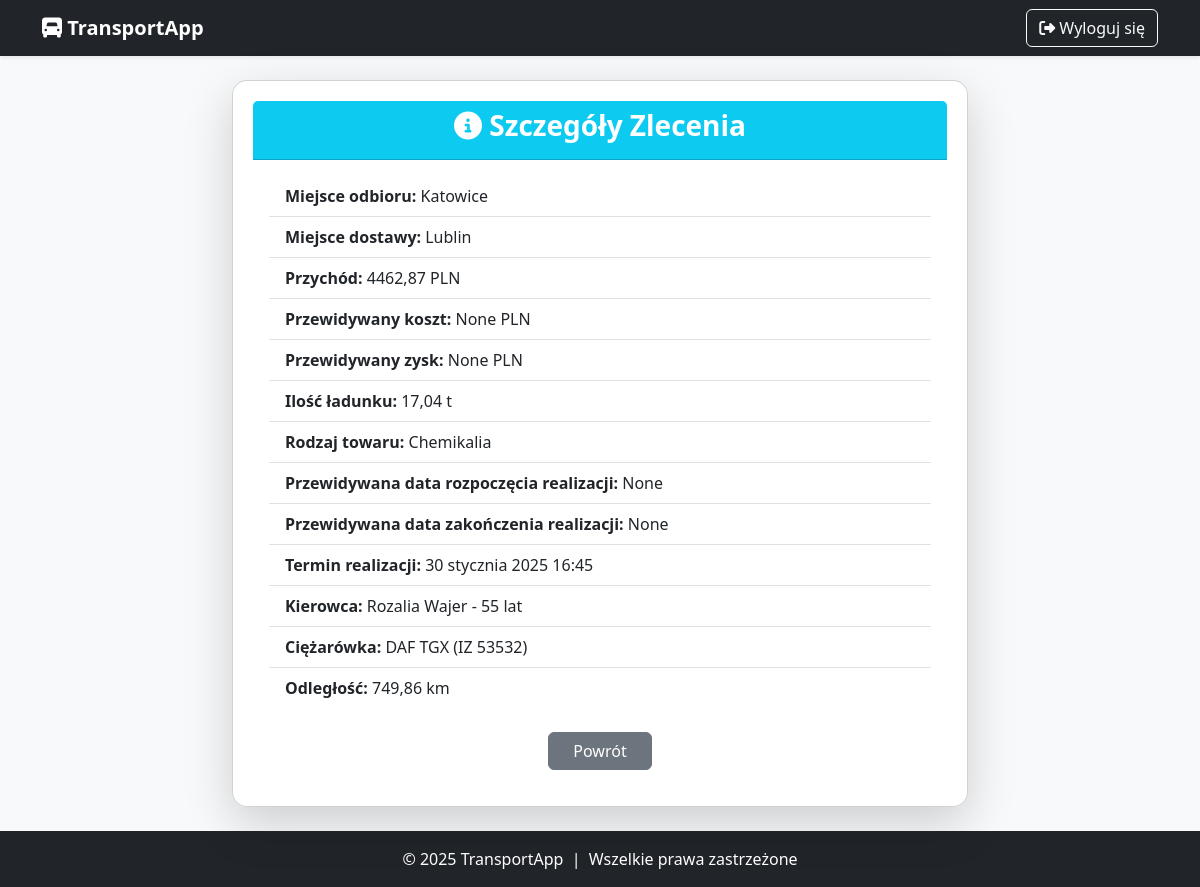
Page /users/zlecenia/14126/szczegoly/ (signed in) on the committed database.
### users/models.py (models this page shows, shortened)
class Zlecenie(models.Model):
    STATUS_CHOICES = [
        ("nie_rozpoczete", "Nie rozpoczęte"),
        ("w_realizacji", "W realizacji"),
        ("zamkniete", "Zamknięte"),
    ]
    id_zlec = models.AutoField(primary_key=True)
    miejsce_odb = models.CharField(max_length=255, verbose_name="Miejsce odbioru")
    miejsce_dost = models.CharField(max_length=255, verbose_name="Miejsce dostawy")
    przychod = models.DecimalField(max_digits=10, decimal_places=2, verbose_name="Przychód (PLN)")
    ilosc_ladunku = models.FloatField(verbose_name="Ilość ładunku (tony)")
    towar = models.CharField(max_length=255, verbose_name="Rodzaj towaru")
    data_otrzymania = models.DateField(verbose_name="Data otrzymania zlecenia")
    termin_realizacji = models.DateTimeField(null=True, blank=True, verbose_name="Termin realizacji")
    kierowca = models.ForeignKey('users.Kierowca', on_delete=models.SET_NULL, null=True, blank=True, verbose_name="Przypisany kierowca")
    ciezarowka = models.ForeignKey('users.Ciezarowka', on_delete=models.SET_NULL, null=True, blank=True, verbose_name="Przypisana ciężarówka")
    status = models.CharField(max_length=15, choices=STATUS_CHOICES, default="nie_rozpoczete", verbose_name="Status zlecenia")
    odleglosc_km = models.DecimalField(max_digits=8, decimal_places=2, null=True, blank=True)
    przewidywana_data_rozpoczecia = models.DateTimeField(null=True, blank=True)
    przewidywany_czas_realizacji = models.DurationField(null=True, blank=True)
    przewidywana_data_zakonczenia = models.DateTimeField(null=True, blank=True)
    przewidywany_koszt = models.DecimalField(max_digits=10, decimal_places=2, null=True, blank=True)
    rzeczywista_data_rozpoczecia = models.DateTimeField(null=True, blank=True,
                                                        verbose_name="Rzeczywista data rozpoczęcia")
    rzeczywista_data_zakonczenia = models.DateTimeField(null=True, blank=True,
                                                        verbose_name="Rzeczywista data zakończenia")
    rzeczywiste_przejechane_km = models.DecimalField(max_digits=8, decimal_places=2, null=True, blank=True,
                                                     verbose_name="Rzeczywiste przejechane km")
    rzeczywiste_spalone_litry = models.DecimalField(max_digits=8, decimal_places=2, null=True, blank=True,
                                                    verbose_name="Rzeczywiste spalone litry paliwa")
    rzeczywisty_koszt = models.DecimalField(max_digits=10, decimal_places=2, null=True, blank=True)
    zysk = models.DecimalField(max_digits=10, decimal_places=2, null=True, blank=True)

class Kierowca(models.Model):
    kier_id = models.AutoField(primary_key=True)
    kier_imie = models.CharField(max_length=100, verbose_name="Imię")
    kier_nazwisko = models.CharField(max_length=100, verbose_name="Nazwisko")
    data_urodzenia = models.DateField(verbose_name="Data urodzenia")
    kier_adres = models.TextField(verbose_name="Adres")
    kier_telefon = models.CharField(max_length=15, verbose_name="Telefon")
    kier_email = models.EmailField(verbose_name="Email")
    kier_lata_dosw = models.IntegerField(verbose_name="Lata doświadczenia")
    kier_przejech_km = models.IntegerField(verbose_name="Przejechane km")
    kier_liczba_wykroczen = models.IntegerField(verbose_name="Liczba wykroczeń")
    stawka_za_km = models.DecimalField(max_digits=6, decimal_places=2, verbose_name="Stawka za km (PLN)", default=1.50)
    def oblicz_wiek(self):
        today = date.today()
        return today.year - self.data_urodzenia.year - ((today.month, today.day) < (self.data_urodzenia.month, self.data_urodzenia.day))
    def __str__(self):
        return f"{self.kier_imie} {self.kier_nazwisko} - {self.oblicz_wiek()} lat"

class Ciezarowka(models.Model):
    ciez_id = models.AutoField(primary_key=True)
    ciez_marka = models.CharField(max_length=50, verbose_name="Marka")
    ciez_model = models.CharField(max_length=50, verbose_name="Model")
    ciez_moc = models.IntegerField(
        verbose_name="Moc (KM)",
        validators=[MinValueValidator(0, message="Moc nie może być ujemna.")]
    )
    ciez_nr_rejestr = models.CharField(
        max_length=15,
        verbose_name="Numer rejestracyjny",
        validators=[RegexValidator(
            regex=r'^[A-Z0-9]{2,3}\s?[A-Z0-9]{4,6}$',
            message="Podaj poprawny numer rejestracyjny."
        )]
    )
    ciez_przebieg = models.IntegerField(
        verbose_name="Przebieg (km)",
        validators=[MinValueValidator(0, message="Przebieg nie może być ujemny.")]
    )
    ciez_rok_prod = models.IntegerField(
        verbose_name="Rok produkcji",
        validators=[
            MinValueValidator(0, message="Rok produkcji nie może być mniejszy od 0."),
            MaxValueValidator(date.today().year, message=f"Rok produkcji nie może być większy niż {date.today().year}.")
        ]
    )
    ciez_data_zakupu = models.DateField(verbose_name="Data zakupu")
    ciez_data_serwisu = models.DateField(verbose_name="Data ostatniego serwisu")
    ciez_masa_wlasna = models.DecimalField(
        max_digits=7, decimal_places=2,
        verbose_name="Masa własna (t)",
        validators=[MinValueValidator(0.01, message="Masa własna musi być większa od 0.")]
    )
    ciez_masa_ladunku = models.DecimalField(
        max_digits=7, decimal_places=2,
        verbose_name="Masa ładunku (t)",
        validators=[MinValueValidator(0.01, message="Masa ładunku musi być większa od 0.")]
    )
    ciez_dop_masa_calk = models.DecimalField(
        max_digits=7, decimal_places=2,
        verbose_name="Dopuszczalna masa całkowita (t)",
        validators=[MinValueValidator(0.01, message="Dopuszczalna masa całkowita musi być większa od 0.")]
    )
    ciez_spalanie_na_100km = models.DecimalField(
        max_digits=5, decimal_places=2,
        verbose_name="Spalanie na 100 km (l)",
        validators=[MinValueValidator(0, message="Spalanie nie może być mniejsze niż 0.")]
    )
    ciez_paliwo_litry = models.FloatField(
        verbose_name="Stan paliwa (l)",
        validators=[MinValueValidator(0)],
        null=True,
        blank=True
    )
    ciez_bak_max = models.FloatField(
        verbose_name="Pojemność baku (l)",
        validators=[MinValueValidator(1)],
        null=True,
        blank=True
    )
    def __str__(self):
        return f"{self.ciez_marka} {self.ciez_model} ({self.ciez_nr_rejestr})"

### users/views/zlecenie_views.py (the view)
# urls.py: path('zlecenia/<int:id_zlec>/szczegoly/', szczegoly_zlecenia, name='szczegoly_zlecenia'),
@login_required
def szczegoly_zlecenia(request, id_zlec):
    zlecenie = get_object_or_404(Zlecenie, id_zlec=id_zlec)
    error_message = None
    przewidywany_zysk = None
    if zlecenie.przewidywany_koszt is not None:
        przewidywany_zysk = zlecenie.przychod - zlecenie.przewidywany_koszt
    context = {
        'zlecenie': zlecenie,
        "przewidywany_zysk": przewidywany_zysk,
        'error_message': error_message,
    }
    return render(request, 'users/zlecenia/szczegoly_zlecenia.html', context)

### users/templates/users/zlecenia/szczegoly_zlecenia.html (shortened to what this page needs)
{% extends 'base.html' %}
{% block content %}
<div class="row justify-content-center">
    <div class="col-md-10 col-lg-8">
        <div class="card shadow-lg">
            <div class="card-header bg-info text-white text-center">
                <h3 class="fw-bold"><i class="fa-solid fa-info-circle"></i> Szczegóły Zlecenia</h3>
            </div>
            <div class="card-body">
                <ul class="list-group list-group-flush">
                    <li class="list-group-item"><strong>Miejsce odbioru:</strong> {{ zlecenie.miejsce_odb }}</li>
                    <li class="list-group-item"><strong>Miejsce dostawy:</strong> {{ zlecenie.miejsce_dost }}</li>
                    <li class="list-group-item"><strong>Przychód:</strong> {{ zlecenie.przychod }} PLN</li>
                    <li class="list-group-item"><strong>Przewidywany koszt:</strong> {{ zlecenie.przewidywany_koszt }} PLN</li>
                    <li class="list-group-item"><strong>Przewidywany zysk:</strong> {{ przewidywany_zysk }} PLN</li>
                    <li class="list-group-item"><strong>Ilość ładunku:</strong> {{ zlecenie.ilosc_ladunku }} t</li>
                    <li class="list-group-item"><strong>Rodzaj towaru:</strong> {{ zlecenie.towar }}</li>
                    <li class="list-group-item"><strong>Przewidywana data rozpoczęcia realizacji:</strong> {{ zlecenie.przewidywana_data_rozpoczecia }}</li>
                    <li class="list-group-item"><strong>Przewidywana data zakończenia realizacji:</strong> {{ zlecenie.przewidywana_data_zakonczenia }}</li>
                    <li class="list-group-item"><strong>Termin realizacji:</strong> {{ zlecenie.termin_realizacji }}</li>
                    <li class="list-group-item"><strong>Kierowca:</strong> {{ zlecenie.kierowca|default:"Brak" }}</li>
                    <li class="list-group-item"><strong>Ciężarówka:</strong> {{ zlecenie.ciezarowka|default:"Brak" }}</li>
                    <li class="list-group-item"><strong>Odległość:</strong>
                        {% if zlecenie.odleglosc_km %}
                            {{ zlecenie.odleglosc_km }} km
                        {% elif error_message %}
                            <span class="text-danger">{{ error_message }}</span>
                        {% else %}
                            Brak danych
                        {% endif %}
                    </li>
                </ul>
                <div class="mt-4 text-center">
                    <a href="{% url 'zarzadzaj_zleceniami' %}" class="btn btn-secondary px-4">Powrót</a>
                </div>
            </div>
        </div>
    </div>
</div>
{% endblock %}

### rows in the picture
Zlecenie: miejsce_odb "Katowice", miejsce_dost "Lublin", przychod "4462,87", przewidywany_koszt "None", ilosc_ladunku "17,04", towar "Chemikalia", przewidywana_data_rozpoczecia "None", przewidywana_data_zakonczenia "None", termin_realizacji "30 stycznia 2025 16:45", kierowca "Rozalia Wajer - 55 lat", ciezarowka "DAF TGX (IZ 53532)", odleglosc_km "749,86"

### other values in the picture
{{ przewidywany_zysk }} "None"
